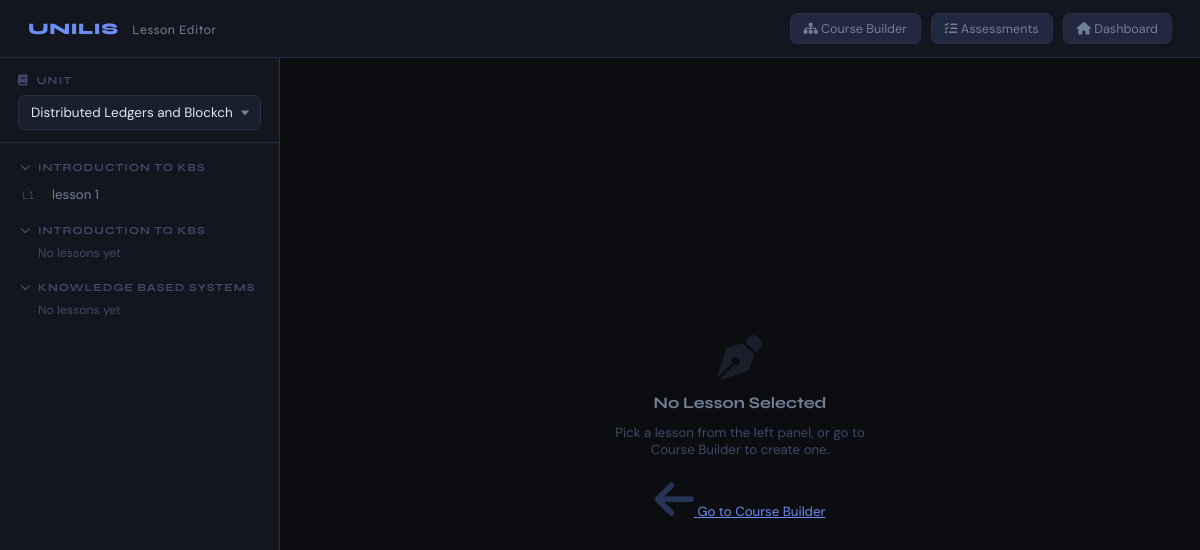
The app's page /lecturer/lesson_editor.php?unit_id=5 (signed in) with its own data.
### tables this page shows
CREATE TABLE `course_modules` (
  `id` int NOT NULL,
  `unit_id` int NOT NULL,
  `lecturer_id` int NOT NULL,
  `title` varchar(255) NOT NULL,
  `position` int NOT NULL DEFAULT '0',
  `created_at` datetime NOT NULL DEFAULT CURRENT_TIMESTAMP
);

CREATE TABLE `course_lessons` (
  `id` int NOT NULL,
  `module_id` int NOT NULL,
  `unit_id` int NOT NULL,
  `title` varchar(255) NOT NULL,
  `lesson_number` int NOT NULL DEFAULT '1',
  `position` int NOT NULL DEFAULT '0',
  `created_at` datetime NOT NULL DEFAULT CURRENT_TIMESTAMP
);

### lecturer/lesson_editor.php (the view, shortened to what this page needs)
<?php
require_once '../config/db.php';
$lecturer_id   = $_SESSION['user_id'];
$unit_id   = intval($_GET['unit_id']   ?? 0);
$lesson_id = intval($_GET['lesson_id'] ?? 0);
$units = [];
try {
    $stmt = $conn->prepare("
        SELECT u.id, u.name
        FROM units u
        JOIN lecturer_units lu ON u.id = lu.unit_id
        WHERE lu.lecturer_id = ?
        ORDER BY u.name ASC
    ");
    $stmt->bind_param("i", $lecturer_id);
    $stmt->execute();
    $result = $stmt->get_result();
    while ($row = $result->fetch_assoc()) $units[] = $row;
} catch (mysqli_sql_exception $e) {
    error_log("lesson_editor units: " . $e->getMessage());
}
$modules_with_lessons = [];
if ($unit_id) {
    try {
        $stmt = $conn->prepare("
            SELECT id, title, position FROM course_modules
            WHERE unit_id = ? AND lecturer_id = ?
            ORDER BY position ASC, id ASC
        ");
        $stmt->bind_param("ii", $unit_id, $lecturer_id);
        $stmt->execute();
        $result = $stmt->get_result();
        while ($row = $result->fetch_assoc()) {
            $row['lessons'] = [];
            $modules_with_lessons[$row['id']] = $row;
        }
        if (!empty($modules_with_lessons)) {
            $mids = array_keys($modules_with_lessons);
            $ph   = implode(',', array_fill(0, count($mids), '?'));
            $types = str_repeat('i', count($mids));
            $params = array_merge([$unit_id], $mids);
            $stmt = $conn->prepare("
                SELECT id, module_id, title, lesson_number, position
                FROM course_lessons
                WHERE unit_id = ? AND module_id IN ($ph)
                ORDER BY module_id ASC, position ASC
            ");
            $stmt->bind_param('i'.$types, ...$params);
            $stmt->execute();
            $result = $stmt->get_result();
            while ($row = $result->fetch_assoc()) {
                if (isset($modules_with_lessons[$row['module_id']])) {
                    $modules_with_lessons[$row['module_id']]['lessons'][] = $row;
                }
            }
        }
    } catch (mysqli_sql_exception $e) {
        error_log("lesson_editor modules: " . $e->getMessage());
    }
}
$current_lesson = null;
?>
<!DOCTYPE html>
<html lang="en">
<head>
<link rel="stylesheet" href="https://cdnjs.cloudflare.com/ajax/libs/font-awesome/6.5.0/css/all.min.css">
</head>
<body>
<header class="topbar">
    <div class="topbar-brand">UNILIS <span>Lesson Editor</span></div>
    <div class="topbar-right">
        <?php if ($unit_id): ?>
            <a href="course_builder.php?unit_id=<?= $unit_id ?>" class="btn-nav">
                <i class="fas fa-sitemap"></i> Course Builder
            </a>
        <?php endif; ?>
        <a href="assessment_builder.php<?= $unit_id ? "?unit_id=$unit_id" : '' ?>" class="btn-nav">
            <i class="fas fa-tasks"></i> Assessments
        </a>
        <a href="dashboard.php" class="btn-nav"><i class="fas fa-home"></i> Dashboard</a>
    </div>
</header>
<div class="layout">
    <aside class="left-panel">
        <div class="panel-header">
            <label><i class="fas fa-book"></i> &nbsp;Unit</label>
            <select class="styled-select" id="unit-select" onchange="switchUnit(this.value)">
                <?php foreach ($units as $u): ?>
                    <option value="<?= $u['id'] ?>" <?= $unit_id == $u['id'] ? 'selected' : '' ?>>
                        <?= htmlspecialchars($u['name']) ?>
                    </option>
                <?php endforeach; ?>
            </select>
        </div>
        <div class="lesson-tree" id="lesson-tree">
            <?php if (empty($modules_with_lessons)): ?>
                <div style="padding:20px;color:var(--text-dim);font-size:0.82rem;text-align:center">
                    <?= $unit_id ? 'No modules yet. <a href="course_builder.php?unit_id='.$unit_id.'" style="color:var(--accent)">Add modules first</a>.' : 'Select a unit to see lessons.' ?>
                </div>
            <?php else: ?>
                <?php foreach ($modules_with_lessons as $mod): ?>
                    <div class="module-group">
                        <div class="module-label" onclick="toggleModuleGroup(this)">
                            <i class="fas fa-chevron-down"></i>
                            <?= htmlspecialchars($mod['title']) ?>
                        </div>
                        <div class="module-lessons">
                            <?php if (empty($mod['lessons'])): ?>
                                <div style="padding:4px 10px 6px 28px;font-size:0.77rem;color:var(--text-dim)">No lessons yet</div>
                            <?php else: ?>
                                <?php foreach ($mod['lessons'] as $lesson): ?>
                                    <a class="lesson-link <?= $lesson_id == $lesson['id'] ? 'active' : '' ?>"
                                       href="lesson_editor.php?unit_id=<?= $unit_id ?>&lesson_id=<?= $lesson['id'] ?>">
                                        <span class="lesson-num-badge">L<?= $lesson['lesson_number'] ?></span>
                                        <?= htmlspecialchars($lesson['title']) ?>
                                    </a>
                                <?php endforeach; ?>
                            <?php endif; ?>
                        </div>
                    </div>
                <?php endforeach; ?>
            <?php endif; ?>
        </div>
    </aside>
    <div class="editor-panel" id="editor-panel">
        <?php if (!$current_lesson): ?>
            <div class="editor-placeholder">
                <i class="fas fa-pen-nib"></i>
                <h3>No Lesson Selected</h3>
                <p>Pick a lesson from the left panel, or go to Course Builder to create one.</p>
                <?php if ($unit_id): ?>
                    <a href="course_builder.php?unit_id=<?= $unit_id ?>" style="color:var(--accent);font-size:0.83rem;margin-top:8px">
                        <i class="fas fa-arrow-left"></i> Go to Course Builder
                    </a>
                <?php endif; ?>
            </div>
        <?php endif; ?>
    </div>
</div>
</body>
</html>

### lecturer/lesson_editor.php (style rules this page uses)
:root { --bg: #0b0d11; --surface: #13161e; --surface2: #1a1f2e; --surface3: #222840; --border: #282e45; --accent: #6c8ef5; --accent2: #3ecf8e; --accent3: #f5a623; --accent4: #e879f9; --danger: #f56565; --text: #e2e8f0; --text-muted: #718096; --text-dim: #404968; --shadow: 0 8px 32px rgba(0,0,0,0.5); --radius: 12px; --radius-sm: 7px; --tr: 0.15s ease; --c-text: #6c8ef5; --c-image: #3ecf8e; --c-video: #f56565; --c-audio: #f5a623; --c-diagram: #e879f9; --c-pdf: #f97316; }
*, *::before, *::after { box-sizing: border-box; margin: 0; padding: 0; }
body { font-family: 'DM Sans', sans-serif; background: var(--bg); color: var(--text); min-height: 100vh; }
.topbar { background: var(--surface); border-bottom: 1px solid var(--border); padding: 0 28px; height: 58px; display: flex; align-items: center; justify-content: space-between; position: sticky; top: 0; z-index: 100; }
.topbar-brand { font-family: 'Syne', sans-serif; font-weight: 800; font-size: 1rem; color: var(--accent); letter-spacing: 0.04em; }
.topbar-brand span { color: var(--text-muted); font-weight: 400; font-size: 0.8rem; margin-left: 8px; }
.topbar-right { display: flex; align-items: center; gap: 10px; }
.btn-nav { background: var(--surface3); border: 1px solid var(--border); color: var(--text-muted); padding: 6px 13px; border-radius: var(--radius-sm); font-size: 0.79rem; cursor: pointer; text-decoration: none; transition: var(--tr); font-family: 'DM Sans', sans-serif; }
.layout { display: flex; height: calc(100vh - 58px); }
.left-panel { width: 280px; min-width: 280px; background: var(--surface); border-right: 1px solid var(--border); display: flex; flex-direction: column; overflow: hidden; }
.panel-header { padding: 16px 18px 12px; border-bottom: 1px solid var(--border); flex-shrink: 0; }
.panel-header label { font-family: 'Syne', sans-serif; font-size: 0.68rem; font-weight: 700; letter-spacing: 0.12em; text-transform: uppercase; color: var(--text-dim); display: block; margin-bottom: 8px; }
.styled-select { width: 100%; background: var(--surface2); border: 1px solid var(--border); color: var(--text); padding: 9px 12px; border-radius: var(--radius-sm); font-family: 'DM Sans', sans-serif; font-size: 0.84rem; outline: none; cursor: pointer; appearance: none; background-repeat: no-repeat; background-position: right 10px center; padding-right: 28px; }
.lesson-tree { flex: 1; overflow-y: auto; padding: 10px 10px 20px; }
.module-group { margin-bottom: 6px; }
.module-label { font-family: 'Syne', sans-serif; font-size: 0.68rem; font-weight: 700; letter-spacing: 0.1em; text-transform: uppercase; color: var(--text-dim); padding: 8px 10px 4px; display: flex; align-items: center; gap: 6px; cursor: pointer; }
.module-label i { transition: transform var(--tr); }
.lesson-link { display: flex; align-items: center; gap: 8px; padding: 7px 10px; border-radius: var(--radius-sm); text-decoration: none; color: var(--text-muted); font-size: 0.83rem; transition: var(--tr); border-left: 2px solid transparent; margin: 1px 0; cursor: pointer; }
.lesson-num-badge { font-family: 'JetBrains Mono', monospace; font-size: 0.65rem; color: var(--text-dim); min-width: 22px; }
.editor-panel { flex: 1; display: flex; flex-direction: column; overflow: hidden; }
.editor-placeholder { flex: 1; display: flex; align-items: center; justify-content: center; flex-direction: column; gap: 12px; color: var(--text-dim); }
.editor-placeholder i { font-size: 2.8rem; opacity: 0.3; }
.editor-placeholder h3 { font-family: 'Syne', sans-serif; font-size: 1rem; font-weight: 700; color: var(--text-muted); }
.editor-placeholder p { font-size: 0.83rem; max-width: 280px; text-align: center; }

### records on screen
course_modules: title "INTRODUCTION TO KBS"
course_lessons: lesson_number "1", title "lesson 1"
course_modules: title "INTRODUCTION TO KBS", shows "No lessons yet"
course_modules: title "KNOWLEDGE BASED SYSTEMS", shows "No lessons yet"

### other values on screen
form field value "Distributed Ledgers and Blockchain"
